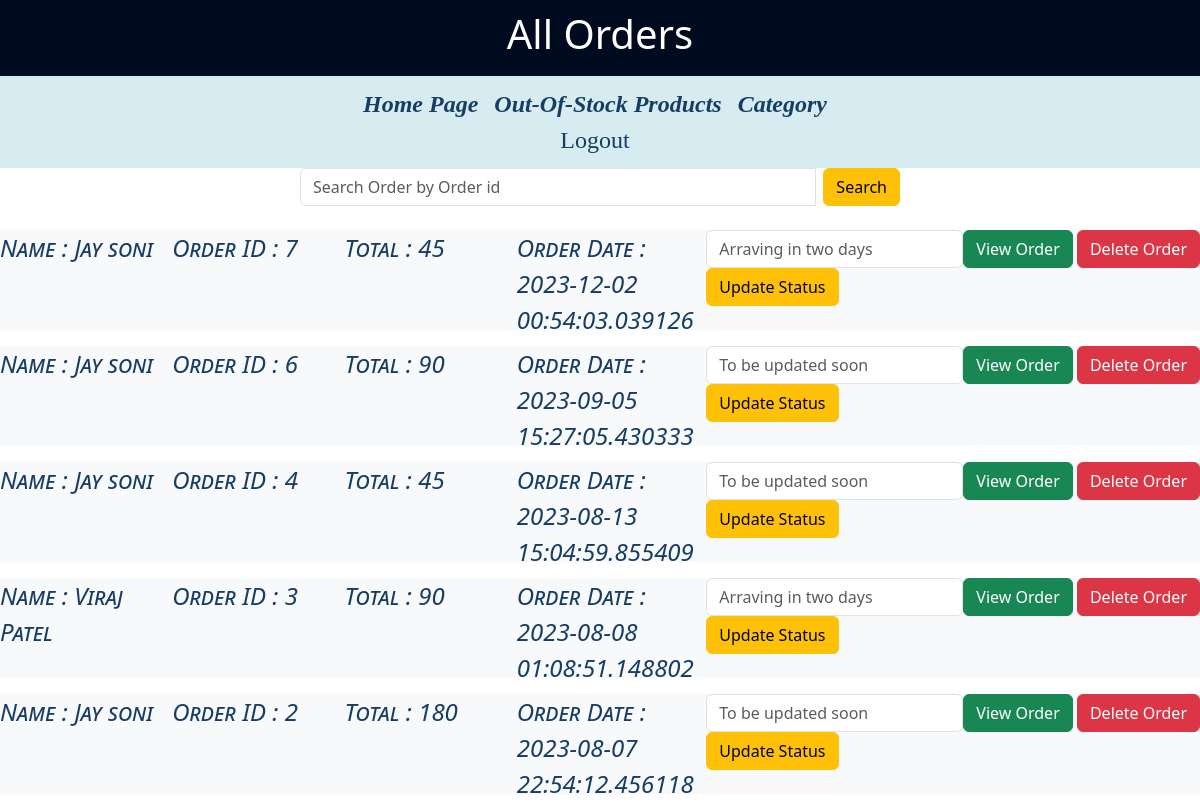
/all_orders (signed in), run on the app's committed database.
### app.py (models this page shows)
class Order(db.Model):
    __tablename__ = 'order'
    order_id = db.Column(db.Integer(), primary_key=True)
    user_id = db.Column(db.Integer(),ForeignKey ("user.user_id"))
    total = db.Column(db.Integer())
    order_date =  db.Column(db.DateTime, default=datetime.utcnow)
    delivery_date = db.Column(db.Numeric())
    status = db.Column(db.String())
    receiver = db.Column(db.String(50))
    address = db.Column(db.String())
    city = db.Column(db.String())
    state = db.Column(db.String())
    pin_code = db.Column(db.Integer())

### app.py (the view)
@app.route('/all_orders', methods=["GET","POST"])
@login_required
@roles_accepted('Admin')
def all_orders():
    if request.method == "GET" :
        result=Order.query.order_by(Order.order_date.desc()).all()
        return render_template('all_orders.html', orders=result)

### Templates/all_orders.html (shortened to what this page needs)
<!DOCTYPE html>
<html>
<head>
  <link href="https://cdn.jsdelivr.net/npm/bootstrap@5.3.0-alpha3/dist/css/bootstrap.min.css" rel="stylesheet">
</head>
<body>
  <div class="top-bar">
    <center><h1>All Orders</h1></center>
  </div>
<div class="status-bar" >
    <center>
    <font size="+2">
        <a href="/admin"> <em><b> Home Page </b></em> </a>
        <a href="/out_of_stock_products"> <em><b> Out-Of-Stock Products </b></em> </a>
        <a href="/admin_category"> <em><b>Category</b></em>  </a><br>
        <a href="/logout">Logout</a>
    </font>
    </center>
</div>
  <form action="/search_order" class="d-flex justify-content-center" method="post">
    <div class="col-md-6">
      <div class="input-group">
        <input type="text" class="form-control" name="query"  placeholder="Search Order by Order id" required>&nbsp;&nbsp;
        <div class="input-group-append">
          <button value="submit" class="btn btn-warning">Search</button>
        </div>
      </div>
    </div>
  </form><br>
  <div class="product-container" >
    {% for item in orders %}
    <div class="d-flex align-items-start bg-light mb-3" style="height: 100px;">
        <div class="col" id="font">Name : {{item.receiver}} </div>
        <div class="col" id="font"> Order ID : {{item.order_id}} </div>
        <div class="col" id="font">Total : {{item.total}} </div>
        <div class="col" id="font">Order Date : {{item.order_date}} </div>&nbsp;&nbsp;&nbsp;
        <form action="/update_status" method="post">
            <input type="text" class="form-control" name="status"  placeholder="{{item.status}}" required>
            <button type="submit" class="btn btn-warning">Update Status</button>
        </form>
        <form action="/view_order_admin" method="POST">
            <button type="submit" class="btn btn-success">View Order</button>
        </form>&nbsp;
        <form action="/admin_delete_order" method="GET">
            <button type="submit" class="btn btn-danger">Delete Order</button>
        </form>
    </div>
    {% endfor %}
  </div>
</body>
</html>

### Templates/all_orders.html (style rules this page uses)
.top-bar { background-color: #000b20; color: #ffffff; padding: 10px; }
.status-bar { background-color: #d7ecf1; padding: 10px; font-family: Lucida Bright }
.status-bar a { margin-right: 10px; color: #163d64; text-decoration: none; font-family: Lucida Bright }
#font { font-size :x-large; font-style:oblique; font-variant: small-caps; color: #163d64; }

### data on the page
Order: receiver "Jay soni", order_id "7", total "45", order_date "2023-12-02 00:54:03.039126", status "Arraving in two days"
Order: receiver "Jay soni", order_id "6", total "90", order_date "2023-09-05 15:27:05.430333", status "To be updated soon"
Order: receiver "Jay soni", order_id "4", total "45", order_date "2023-08-13 15:04:59.855409", status "To be updated soon"
Order: receiver "Viraj Patel", order_id "3", total "90", order_date "2023-08-08 01:08:51.148802", status "Arraving in two days"
Order: receiver "Jay soni", order_id "2", total "180", order_date "2023-08-07 22:54:12.456118", status "To be updated soon"
